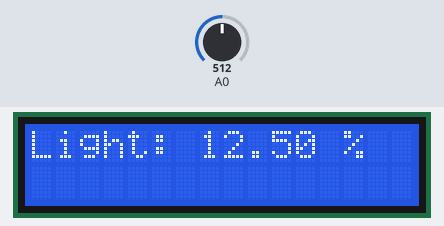
Recording of a sketch running on a simulated Arduino Uno, built for the host (arithmetic inside an expression is 32-bit, double 64-bit). On the bench: 16×2 character LCD. The test bench sets the inputs (shaded band); at power-on: A0 = 512.

Above: at 3.2 s.
3.3 s: A0 set to 426
At 4.5 s:
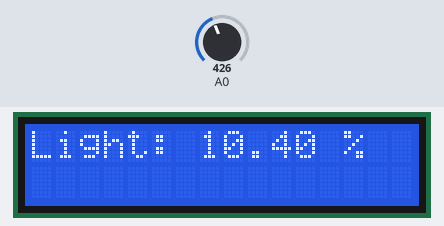
5.6 s: A0 set to 402
At 7.0 s:
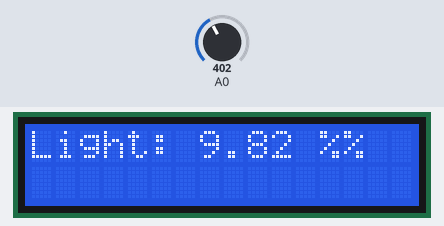
7.6 s: A0 set to 306
At 9.4 s:
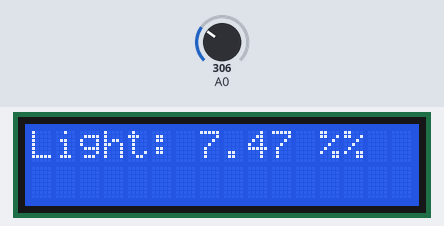
Timing chart, 0 to 10.9 s (numbered marks = the images above; inputs shaded):
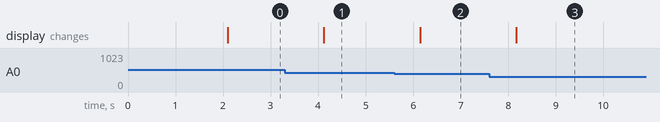

Measured:
- the behaviour switches between 410 and 409 on A0 (found by bisection; images 1 and 2)
- after the input at 3.3 s, the display: changes after 0.82 s (image 1)
- after the input at 5.6 s, the display: changes after 0.55 s (image 2)
- after the input at 7.6 s, the display: changes after 0.57 s (image 3)

The sketch:

LCD_LDR.ino
```cpp
#include <Wire.h>
#include <LiquidCrystal_I2C.h>

int sensorPin = PA0; // select the input pin for LDR (PA0 corresponds to A0 on STM32)
int sensorValue = 0; // variable to store the value coming from the sensor

LiquidCrystal_I2C lcd(0x27, 16, 2); // Set the LCD address to 0x27 for a 16 chars and 2 line display

void setup() {
  Serial.begin(9600); //sets serial port for communication

  // Initialize the LCD
  lcd.init();
  lcd.backlight();

  lcd.setCursor(0,0);
  lcd.print("Light Intensity");
  delay(2000); // Pause for 2 seconds before starting the main loop
  lcd.clear();
}

void loop() {
  sensorValue = analogRead(sensorPin); // read the value from the LDR sensor (0-4095 for STM32)

  // Convert sensor value to light intensity percentage
  float lightIntensity = (sensorValue / 4095.0) * 100; // STM32 analogRead range is 0-4095

   // Display the light intensity percentage on the LCD
  lcd.setCursor(0, 0);
  lcd.print("Light: ");
  lcd.print(lightIntensity);
  lcd.print(" %");

  delay(1000); // wait for a second before next reading
}
```
